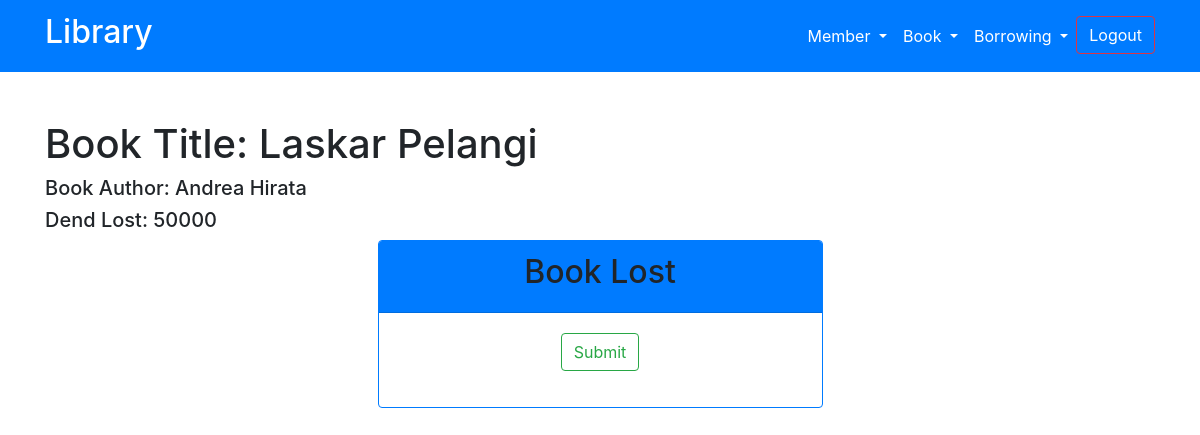
Page /book-lost/1/ (signed in) on the committed database.
### my_app/models.py (models this page shows, shortened)
class Book(models.Model):
    dateAdd = models.DateField(auto_now_add=True)
    author = models.CharField(max_length=50)
    title = models.CharField(max_length=50)
    denda = models.IntegerField(default=10000)
    denda_hilang = models.IntegerField(default=50000)
    status = models.BooleanField(default=True)
    status_dipinjam = models.BooleanField(default=False)
    rating = models.ForeignKey(Rating, on_delete=models.CASCADE,)
    categorie = models.ForeignKey(Categorie, on_delete=models.CASCADE,)
    user = models.ForeignKey(User, on_delete=models.CASCADE)
    class Meta:
        verbose_name = "Book"
        verbose_name_plural = "Books"
        ordering = ['-dateAdd']

### my_app/views.py (the view, shortened to what this page needs)
# urls.py: path('book-lost/<int:book_id>/', views.book_lost, name='book-lost'),
def book_lost(request, book_id):
    if request.user.is_authenticated:
        try:
            getBook = Book.objects.get(pk=book_id, status=True)
        except (KeyError, Book.DoesNotExist):
            return HttpResponseRedirect(reverse('home:not_found'))
        try:
            getPeminjaman = Peminjaman.objects.get(book=getBook.id, status_pengembalian=False)
        except (KeyError, Peminjaman.DoesNotExist):
            return HttpResponseRedirect(reverse('home:not_found'))
        if getBook.status is False:
            return HttpResponseRedirect(reverse('home:not_found'))
        return render(request, 'home/book-lost.html', {
            'getBook': getBook,
            'getPeminjaman': getPeminjaman,
        })
    else:
        return HttpResponseRedirect(reverse('login'))

### templates/home/book-lost.html (shortened to what this page needs)
{% extends 'base.html' %}
{% load static %}
{% block content %}
<div class="container my-5 text-capitalize">
    <h1>Book title: {{getBook.title}}</h1>
    <h5>book author: {{getBook.author}}</h5>
    <h5>dend lost: {{getBook.denda_hilang}}</h5>
    <div class="row justify-content-center">
        <div class="col-lg-5">
            <div class="card border-primary text-center">
                <div class="card-header bg-primary">
                    <h2>Book Lost</h2>
                </div>
                <div class="card-body border-primary">
                    <form action="" method="post">
                        <div class="form-group">
                            <input type="submit" value="Submit" class="btn btn-outline-success">
                        </div>
                    </form>
                </div>
            </div>
        </div>
    </div>
</div>
{% endblock content %}

### rows in the picture
Book: title "Laskar Pelangi", author "Andrea Hirata", denda_hilang "50000"
